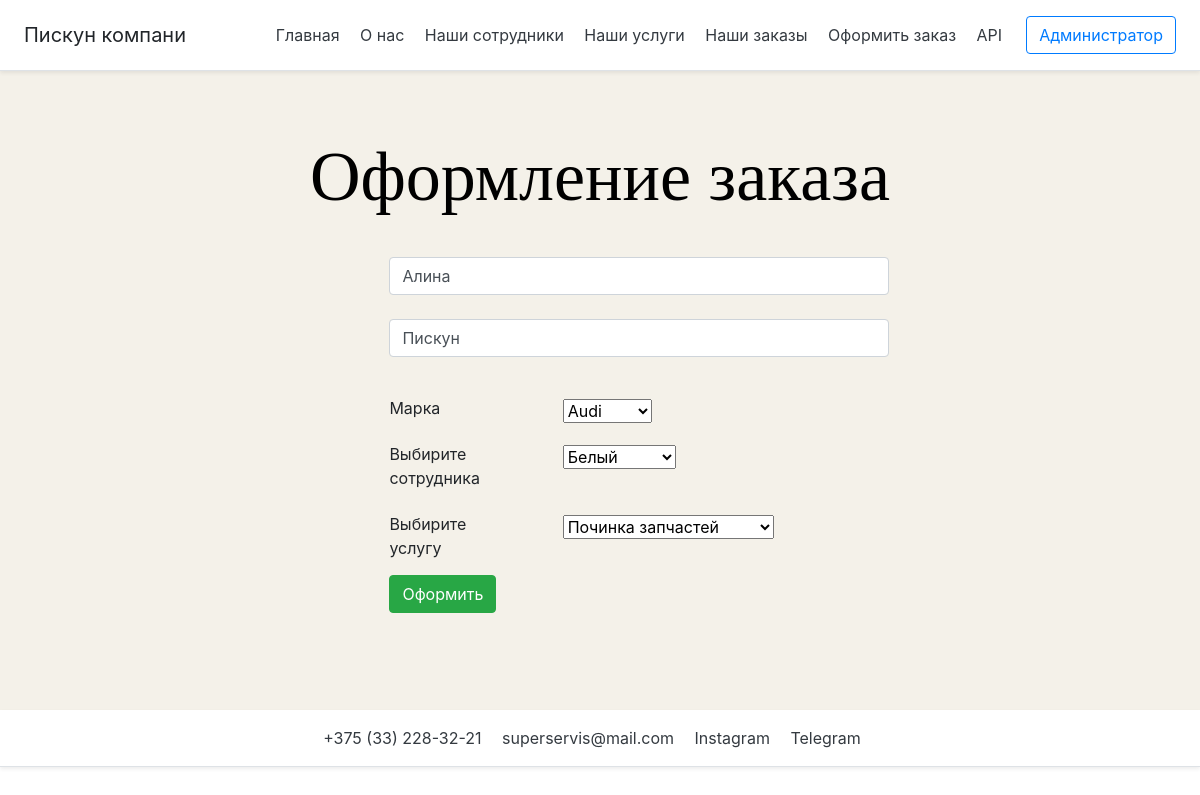
/1/update, run on the app's committed database.
### main/models.py (models this page shows, shortened)
class Order(models.Model):
    clients_name = models.CharField('Имя', max_length=20)
    clients_surname = models.CharField('Фамилия', max_length=50)
    car = models.ForeignKey(Car, related_name='Авто', on_delete=models.CASCADE)
    employee = models.ForeignKey(Employee, related_name='Сотрудник', on_delete=models.CASCADE)
    service = models.ForeignKey(Service, related_name='Услуга', on_delete=models.CASCADE)
    class Meta:
        verbose_name = 'Заказ'
        verbose_name_plural = 'Заказы'

### main/views.py (the view)
# urls.py: path('<int:pk>/update', views.OrderUpdateView.as_view(), name='order-update'),
class OrderUpdateView(UpdateView):
    model = Order
    template_name = 'main/create.html'
    form_class = OrderForm

### main/forms.py
class OrderForm(ModelForm):
    class Meta:
        model = Order
        fields = ['clients_name', 'clients_surname', 'car', 'employee', 'service']
        widgets = {
            "clients_name": TextInput(attrs={
                'class': 'form-control',
                'placeholder': 'Введите имя'
            }),
            "clients_surname": TextInput(attrs={
                'class': 'form-control',
                'placeholder': 'Введите фамилию'
            }),
        }

### main/models.py (called while the page is built)
    def __str__(self):
        return self.brand

    def __str__(self):
        return self.surname

    def __str__(self):
        return self.turn

### main/templates/main/create.html (shortened to what this page needs)
{% extends 'main/base.html' %}
{% block content %}
    <section class="create_logo">
    <div class="container">
        <h1 class="about_title">
            Оформление заказа
        </h1>
     <form method="post">
         {{ form.clients_name }}<br>
         {{ form.clients_surname }}<br>
         <div class="form-group row my-2">
             <label class="col-sm-2 col-form-label">Марка</label>
             <div class="col-sm-10">{{ form.car }}</div>
         </div>
         <div class="form-group row my-2">
             <label class="col-sm-2 col-form-label">Выбирите сотрудника</label>
            <div class="col-sm-10">{{ form.employee }}</div>
         </div>
          <div class="form-group row my-2">
              <label class="col-sm-2 col-form-label">Выбирите услугу</label>
             <div class="col-sm-10">{{ form.service }}</div>
          </div>
         <button type="submit" class="btn btn-success">Оформить</button>
     </form>
    </div>
</section>
{% endblock %}

### main/static/main/css/main.css (style rules this page uses)
.container { max-width: 1260px; margin: 0 auto; }
.about_title { font-family: PlayfairDisplay-Bold; font-size: 70px; color: black; padding-top: 135px; text-align: center; }
.create_logo { width: 100%; height: 710px; background-image: url(../img/bg_two.png); background-size: contain; }
form { margin-left: 32%; width: 500px; padding-top: 30px; }
.col-sm-10 { text-align: left; padding-left: 100px; padding-top: 10px; }

### data on the page
Order: clients_name "Алина", clients_surname "Пискун", car "Audi", employee "Белый", service "Починка запчастей"
